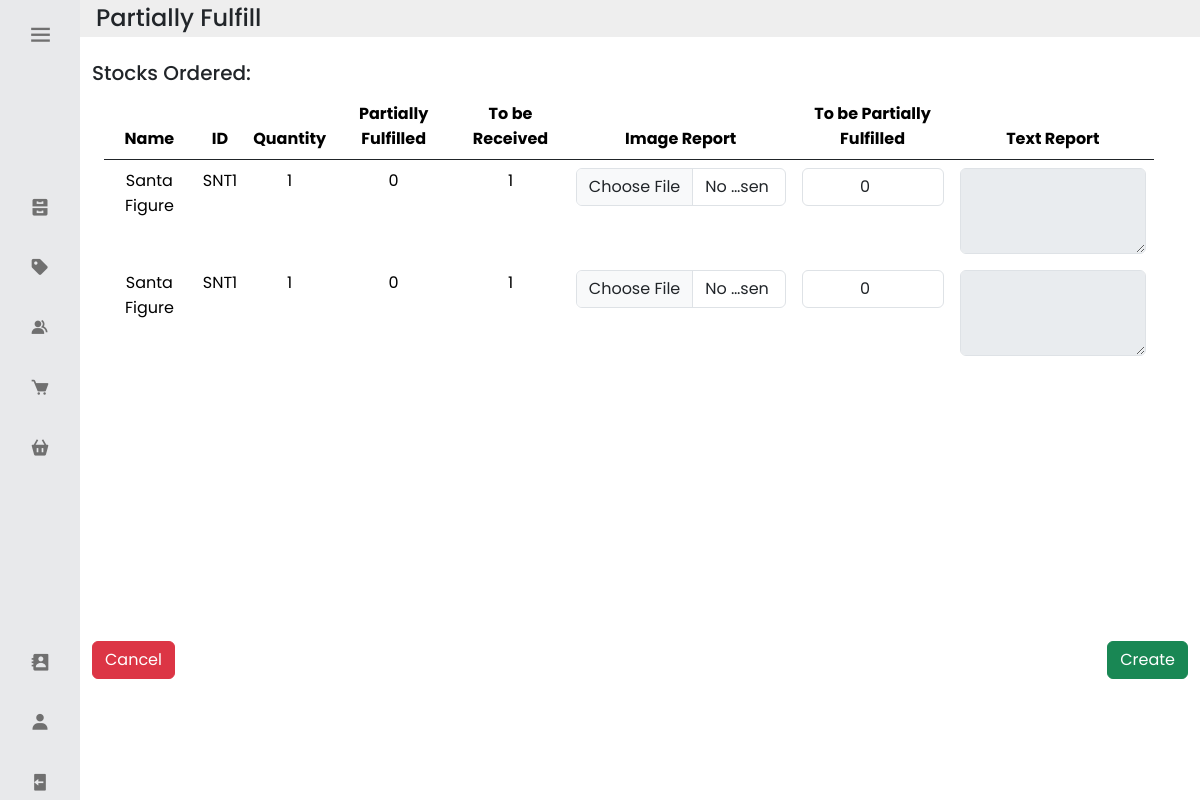
The page /partially_fulfill/40/ (signed in) on the database its author committed.
### inventoryapp/models.py (models this page shows, shortened)
class Stock_Ordered(models.Model):
    Product_ID = models.ForeignKey(Product, on_delete=models.PROTECT)
    Product_Requisition_ID = models.ForeignKey(Product_Requisition_Order, on_delete=models.PROTECT)
    Quantity = models.PositiveIntegerField( validators=[MaxValueValidator(99999)])

class Product(models.Model):
    Product_ID = models.AutoField(primary_key=True)
    EAS_Product_ID = models.CharField(max_length=32, unique=True)
    Name = models.CharField(max_length=64)
    Picture = models.ImageField(null=True, blank=True, upload_to='product_images/', )
    SKU = models.CharField(max_length=32)
    Price = models.DecimalField(max_digits=7, decimal_places=2, validators=[MinValueValidator(0)])
    Actual_Inventory_Count = models.PositiveIntegerField(validators =[MaxValueValidator(99999)])
    Reserved_Inventory_Count = models.PositiveIntegerField(validators =[MaxValueValidator(99999)], default = 0)
    To_Be_Received_Inventory_Count = models.PositiveIntegerField(validators =[MaxValueValidator(99999)], default = 0)
    Visibility = models.BooleanField(default=True)
    Product_Low_Stock_Threshold = models.PositiveIntegerField(validators =[MaxValueValidator(99999)], null=True, blank=True)
    Product_Stock_Status = models.CharField(max_length=16)
    Category = models.ForeignKey("Category", on_delete=models.PROTECT)

### inventoryapp/views.py (the view, shortened to what this page needs)
# urls.py: path('partially_fulfill/<int:pk>/', views.partially_fulfill, name='partially_fulfill'),
@login_required
def partially_fulfill(request, pk):
    PRO = get_object_or_404(Product_Requisition_Order, pk=pk)
    stocks_ordered = Stock_Ordered.objects.filter(Product_Requisition_ID=PRO)
    previous_parfills_combined = Partially_Fulfilled_History.objects.filter(Stock__in=stocks_ordered).values('Stock').annotate(total_quantity=Sum('Partially_Fulfilled_Quantity'))
    no_parfills = {}
    for stock in stocks_ordered:
        if stock.pk not in [item['Stock'] for item in previous_parfills_combined]:
            no_parfills[stock.pk] = stock
    return render(request, 'inventoryapp/partially_fulfill.html', {'requisition_order': PRO, 'stock_ordered_items': stocks_ordered, 'previous_parfills':previous_parfills_combined, 'no_parfills':no_parfills})

### inventoryapp/models.py (called while the page is built)
    def __str__(self):
        return str(self.user)

### inventoryapp/templates/inventoryapp/partially_fulfill.html (shortened to what this page needs)
<link rel="stylesheet" href="https://cdnjs.cloudflare.com/ajax/libs/twitter-bootstrap/5.3.0/css/bootstrap.min.css">
{% extends 'inventoryapp/base.html' %}
{% load static %}
{% block content %}
</head>
<body class="bg-light">
    <form method="post" id="partiallyFulfillForm" action="{% url 'partially_fulfill' pk=requisition_order.pk %}" enctype="multipart/form-data">
        <div class="container-fluid">
            <div class="row p-1" style="background-color: #eee;">
                <div class="col-md-auto d-flex align-items-center">
                    <h4 class="m-0 mr-3">Partially Fulfill</h4>
                </div>
            </div>
            <div class="row mt-4">
                <div class="d-flex justify-content-center">
                    <div class="col-md-12" style="padding-right: 2%; overflow-y: auto; height: 580px;">
                        <h5>Stocks Ordered:</h5>
                        <div class="container mt-2">
                            <div class="table-responsive">
                                <table class="table table-borderless text-center" id="PRO_products">
                                    <thead class="border-bottom border-dark">
                                        <tr>
                                            <th>Name</th>
                                            <th>ID</th>
                                            <th>Quantity</th>
                                            <th>Partially Fulfilled</th>
                                            <th>To be Received</th>
                                            <th>Image Report</th>
                                            <th>To be Partially Fulfilled</th>
                                            <th>Text Report</th>
                                        </tr>
                                    </thead>
                                    <tbody id="product-list">
                                        {% for stock in stock_ordered_items %}
                                            <td>{{ stock.Product_ID.Name }}</td>
                                            <td>{{ stock.Product_ID.EAS_Product_ID }}</td>
                                            <td>{{ stock.Quantity }}</td>
                                            {% if stock.pk in no_parfills %}
                                                <td>0</td>
                                                <td>{{ stock.Quantity }}</td>
                                            {% endif %}
                                            <td>
                                                <div class="input-group">
                                                    <input type="file" name="parfill_picture_{{ stock.Product_ID.Product_ID }}" accept="image/*" class="form-control parfill-picture-input">
                                                </div>
                                            </td>
                                            {% if stock.pk in no_parfills %}
                                            <td>
                                                <div class="input-group">
                                                    <input type="number" min="0" max="{{stock.Quantity}}" class="form-control text-center quantity-input" required name="quantity_{{ stock.Product_ID.Product_ID }}" style="width: 100px;" value=0>
                                                </div>
                                            </td>
                                            {% else %}
                                            <td>
                                                <div class="input-group">
                                                    <input type="number" min="0" class="form-control text-center quantity-input" required name="quantity_{{ stock.Product_ID.Product_ID }}" style="width: 100px;" value=0>
                                                </div>
                                            </td>
                                            {% endif %}
                                            <td>
                                                <div class="input-group">
                                                    <textarea class="form-control text-report-input" rows="3" name="text_report_{{ stock.Product_ID.Product_ID }}" maxlength="1024" disabled></textarea>
                                                </div>
                                            </td>
                                        {% endfor %}
                                    </tbody>
                                </table>
                            </div>
                        </div>
                    </div>
                </div>
            </div>
            <div class="row">
                <div class="col-md-6">
                    <a class="btn btn-danger" id="cancelButton">Cancel</a>
                </div>
                <div class="col-md-6 text-end">
                    <button type="button" class="btn btn-success" id="submit_parfill" onclick="handleSubmit()">Create</button>
                </div>
            </div>
        </div>
    </form>
</body>
{% endblock %}

### inventoryapp/static/base.css (style rules this page uses)
* { font-family: 'Poppins', sans-serif; margin: 0; padding: 0; box-sizing: border-box; }
:root { --body-color: #fff; --sidebar-color: #e8e9eb; --primary-color: #970101; --primary-color-light: #800080; --toggle-color: #ddd; --text-color: #707070; --tran-02: all 0.2s ease; --tran-03: all 0.3s ease; --tran-04: all 0.4s ease; --tran-05: all 0.5s ease; }

### rows shown on the page
Stock_Ordered: Product_ID.Name "Santa Figure", Product_ID.EAS_Product_ID "SNT1", Quantity "1"
Stock_Ordered: Product_ID.Name "Santa Figure", Product_ID.EAS_Product_ID "SNT1", Quantity "1"
